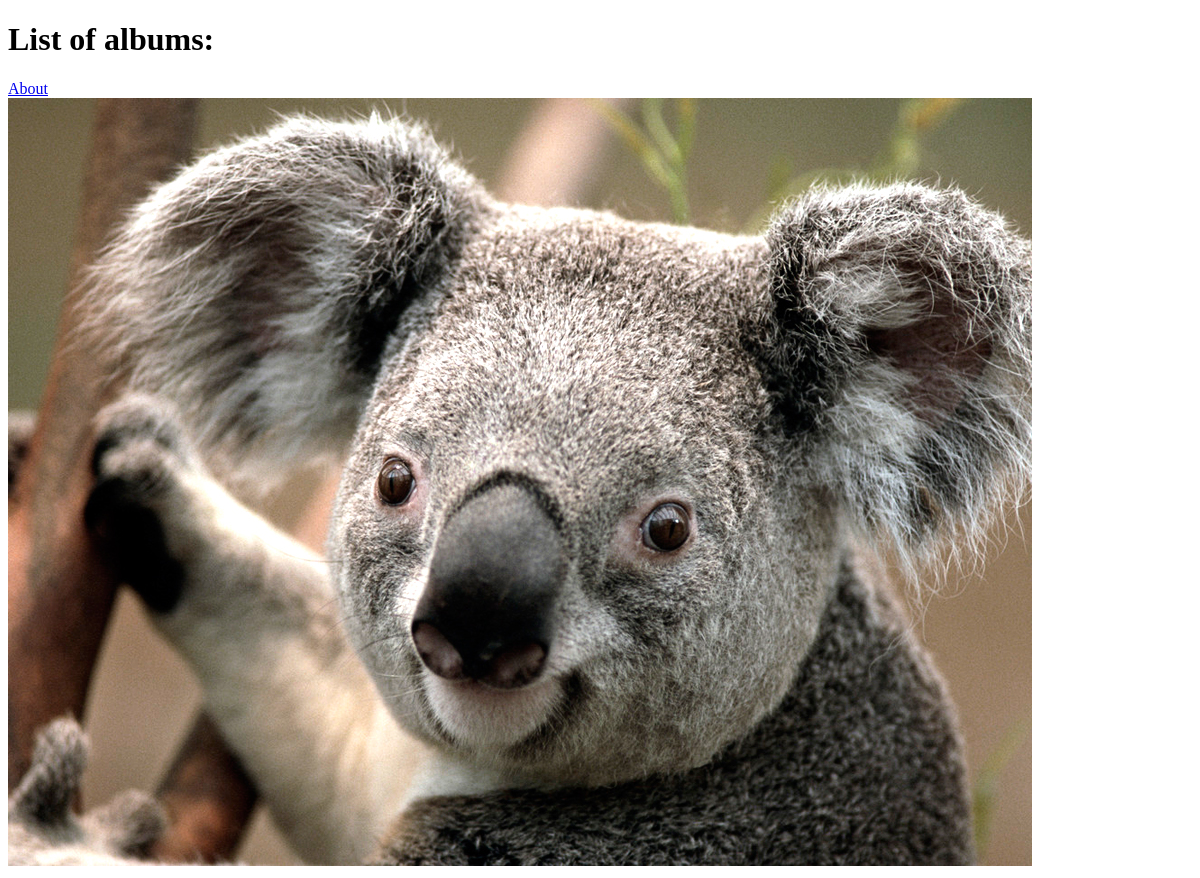
The app's page /, older data.
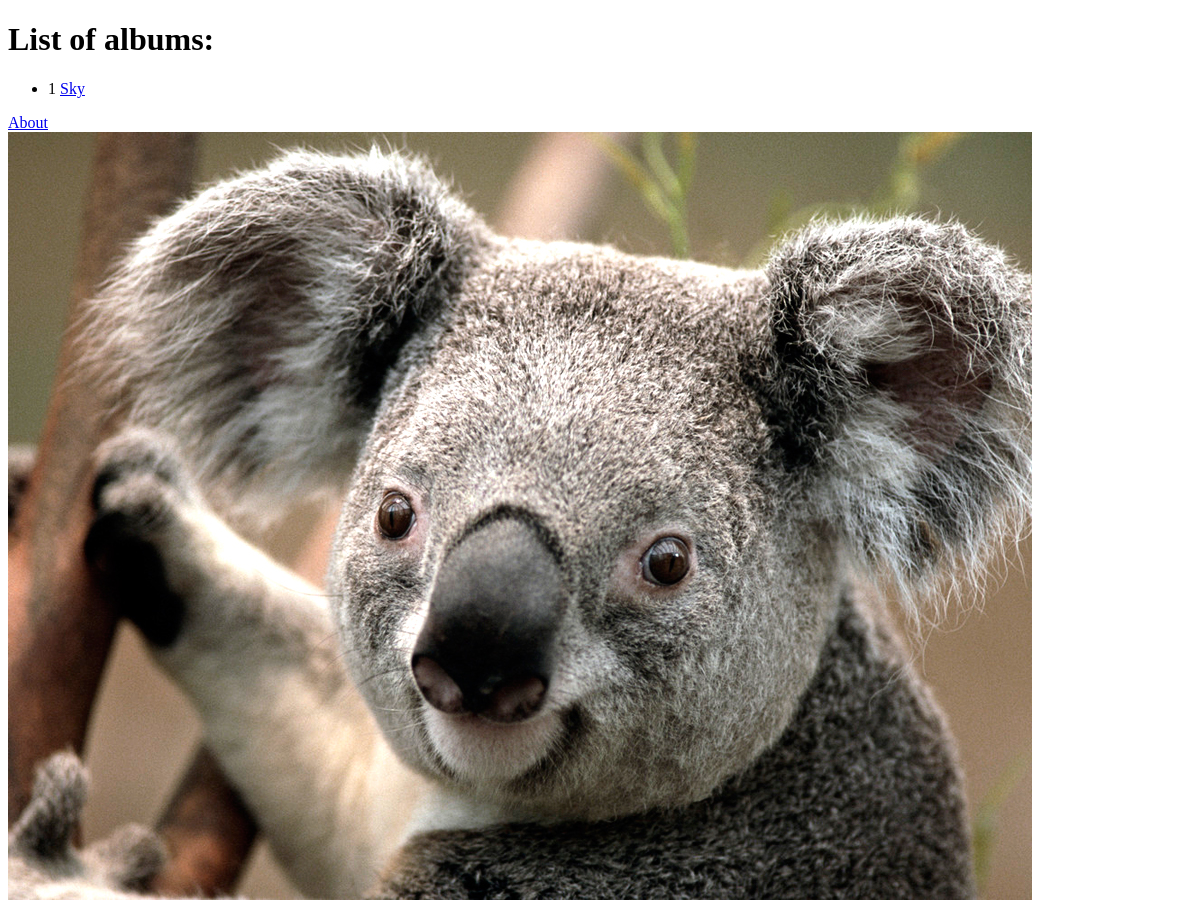
The same page, newer data.
### gallery/models.py (models this page shows, shortened)
class Album(models.Model):
    name = models.CharField(max_length=20)
    user = models.ForeignKey(User)
    date_created = models.DateTimeField(auto_now_add=True)
    date_modified = models.DateTimeField(auto_now=True)
    slug = models.SlugField(blank=True)

### gallery/views.py (the view)
# urls.py: url(r'^$', views.index, name='index'),
def index(request):
    context_dict = {}
    albums = Album.objects.all()
    context_dict['albums'] = albums
    return render(request, 'gallery/index.html', context=context_dict)

### templates/gallery/index.html (shortened to what this page needs)
<!DOCTYPE html>
{% load static %}
<html>
<head>
</head>
<body>
<h1>List of albums: </h1>
<div>
    {% for album in albums %}
    <ul>
        <li>{{album.id}} <a href="{% url 'gallery:album' album.slug %}">{{album.name}}</a></li>
    </ul>
    {% endfor %}
</div>
<div>
    <a href="/gallery/about/">About</a><br />
    <img src="{% static 'images/Koala.jpg' %}" alt="Picture of Rango"/>
</div>
</body>
</html>

Row changes from the older to the newer data that the page shows:
added Album: id "1", name "Sky"
